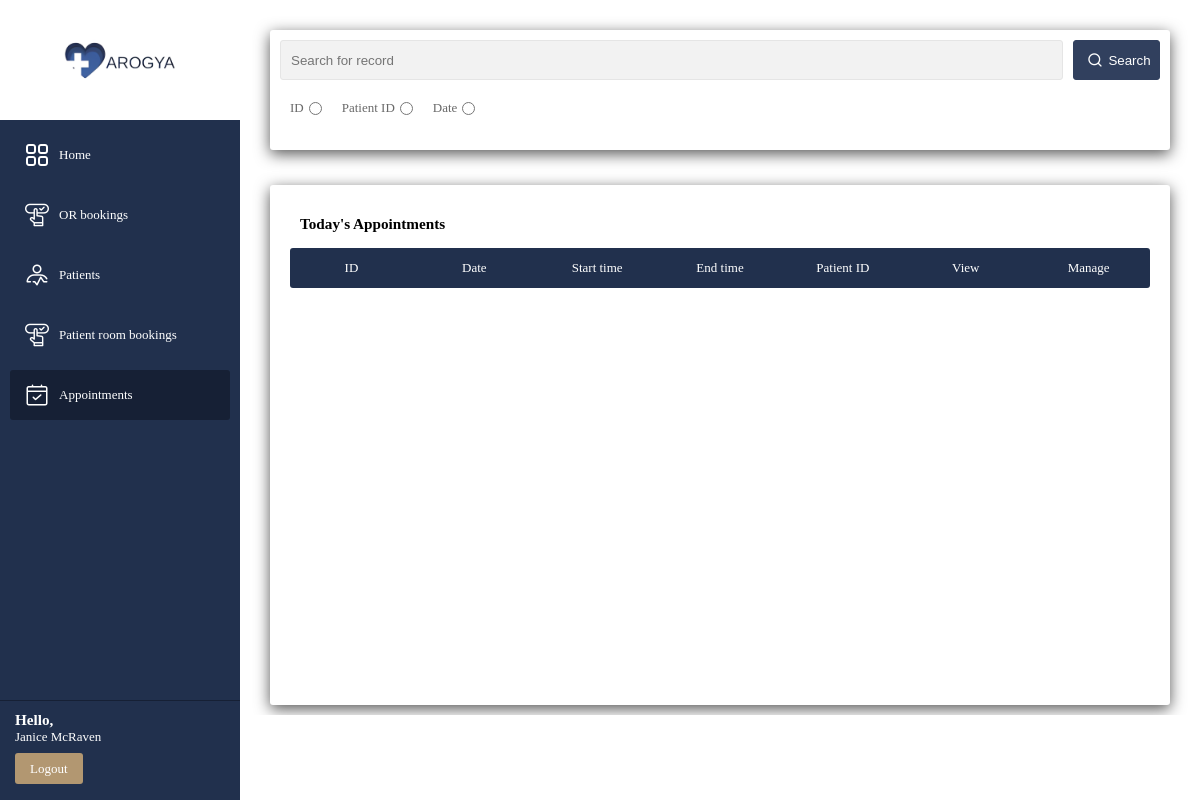
The page /views/appointment.php (signed in) on the database as committed earlier.
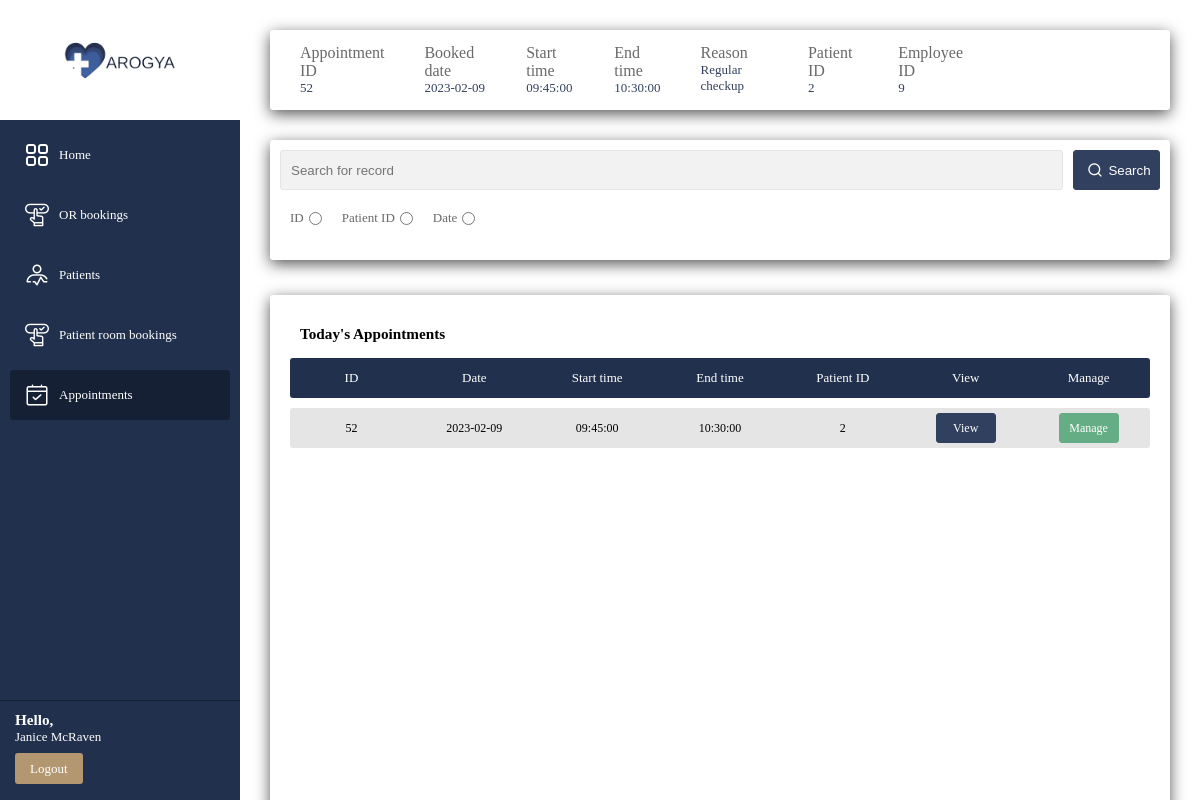
The same page on the database as committed later.
### tables this page shows
CREATE TABLE `appointment` (
  `appointmentID` int(10) NOT NULL,
  `bookedDate` date NOT NULL,
  `startTime` time NOT NULL,
  `endTime` time NOT NULL,
  `description` varchar(255) NOT NULL,
  `patientID` int(10) NOT NULL,
  `employeeID` int(10) NOT NULL,
  `appointmentStatus` varchar(7) NOT NULL
);

### utility/queryHandler.php (called while the page is built, shortened)
<?php
function handleSelectQuery($query) {
    $connection = getConnection();
    if($connection) {
        $result = mysqli_query($connection, $query);
        if(mysqli_num_rows($result) > 0) {
            return $result;
        }
        return false;
    }
    else {
        printError("CONNECTION FAILED", mysqli_connect_error());
        die();
    }
}

### utility/InformationPanel.php (the view, shortened to what this page needs)
<?php
function addInformationPanel($assoc, $updateBtn = false, $deleteBtn = false) {
    echo '
    <div id="informationPanel">
        <div class="section">';
        foreach($assoc as $key => $value) {
            echo '<div class="box">';
            echo '<p class="label">'.$key.'</p>';
            echo '<p class="value">'.$value.'</p>';
            echo '</div>';
        }
    echo '
        </div>
        <div class="section">';
    echo'
        </div>
    </div>
    ';
}
?>

### utility/searchPanel.php
<?php
function addSearchBar($assoc) {
    echo'
        <div id="searchInputPanel">
            <input type="text" id="searchBar" name="searchBar" placeholder="Search for record" required>
            <button type="submit" name="searchButton"><img src="../views/images/icons/search.png">Search</button>
        </div>
        <div id="searchOptionPanel">';
            foreach($assoc as $displayText => $value) {
                echo '<div class="optionPanelSection">';
                    echo '<label class="searchPanelInputLabel" for="'.$value.'">'.$displayText.'</label>';
                    echo '<input type="radio" id="'.$value.'" value="'.$value.'" name="searchOption" required>';
                echo '</div>';
            }
        echo '
        </div>
    ';
}
?>

### utility/table.php (shortened to what this page needs)
<?php
function addTable($columnNames, $attributes, $query, $title, $size, $openItemPage = false, $addItemPage = false,
                  $deleteLink = null, $updateLink = null, $viewLink = null, $manageLink = null) {
    if($size == "extraLargeBox") {
        echo '<div class="informationBoxItemExtraLargeBox">';
    }
    echo'<div class="titleSection">
            <h3>'.$title.'</h3>';
        echo'
        </div>
        <div class="content">';
                renderTable(columnNames: $columnNames, attributes: $attributes, query: $query, deleteLink: $deleteLink,
                    updateLink: $updateLink, viewLink: $viewLink, manageLink: $manageLink);
        echo '
        </div>
    </div>';
}
function renderTable($columnNames, $attributes, $query, $deleteLink = null, $updateLink = null, $viewLink = null, $manageLink = null) {
    echo '
    <form method="post" action="'.$_SERVER["PHP_SELF"].'" class="table">
        <div class="header">';
            for($i = 0; $i < count($columnNames); $i++) {
                echo "<div>".$columnNames[$i]."</div>";
            }
            if($viewLink != null) {
                echo '<div>View</div>';
            }
            if($manageLink != null) {
                echo '<div>Manage</div>';
            }
        echo '</div>';
    $result = handleSelectQuery($query);
    if($result) {
        while($fetched = mysqli_fetch_assoc($result)) {
            echo '<div class="record">';
                for($x = 0; $x < count($attributes); $x++) {
                    echo '<div>'.$fetched[$attributes[$x]].' </div>';
                }
                if($viewLink != null) {
                    echo '<div><a id="tableViewButton" href="'.$viewLink.'?ID='.$fetched[$attributes[0]].'">View</a></div>';
                }
                if($manageLink != null) {
                    echo '<div><a id="tableManageButton" href="'.$manageLink.'?ID='.$fetched[$attributes[0]].'">Manage</a></div>';
                }
            echo '</div> ';
        }
        echo '</form>';
    }
}
?>

Rows that differ between the two databases and show on the page:
added appointment: appointmentID "52", bookedDate "2023-02-09", startTime "09:45:00", endTime "10:30:00", description "Regular checkup", patientID "2", employeeID "9"
Other text that changed with them:
new list line: "Appointment ID"
new list line: "Booked date"
new list line: "Start time"
new list line: "End time"
new list line: "Reason"
new list line: "Patient ID"
new list line: "Employee ID"
